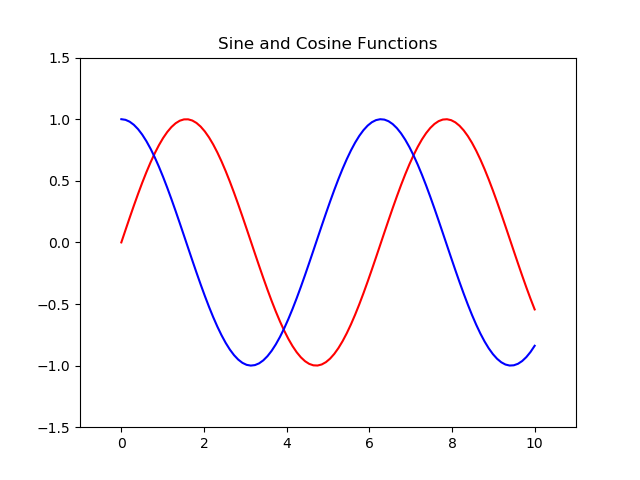

Source code (Python):
#
# myplot.py - Simple plot example using Matplotlib
#
# Based on an example from VanderPlas (004.00 - Introduction to Matplotlib.ipynb)
#
# Set things up
import matplotlib.pyplot as plt
import numpy as np

# Sample numpy array (linearly spaced values)
x = np.linspace(0, 10, 100)

# Plot sin(x) and cos(x)
plt.plot(x, np.sin(x), 'r-')
plt.plot(x, np.cos(x), 'b-')
# Add a title
plt.title("Sine and Cosine Functions")
# Change the axes limits
plt.axis([-1, 11, -1.5, 1.5])

# Save default plot to file
plt.savefig('myplot.png')

# Show in interactive mode
plt.show()
